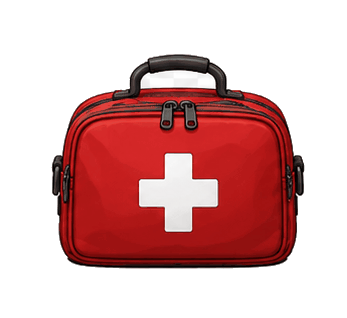
#> input picture assets/gifs/escape_from/medkit.gif, 347 x 318 px
$ python transparent_escape_pickups.py
#> lines starting #> are read from the running program, lines starting #| are printed output that depends on the picture; after the words box and inside, x2 and y2 are one past the last pixel; in counts of white or black regions, pixels touching at a corner belong together
#> in convert, image is the input picture: PIL image 347x318 P; mean R, G, B, A 63.8, 21, 20.8, 101.1
from collections import deque
from pathlib import Path

from PIL import Image, ImageSequence


ROOT = Path(__file__).resolve().parents[1]
ASSETS = ROOT / "assets" / "gifs" / "escape_from"
PICKUPS = [
    ASSETS / "medkit.gif",
    ASSETS / "quiet_mansion" / "light_source.gif",
    ASSETS / "dead_forest" / "light_source.gif",
]


def connected_background(frame):
    rgba = frame.convert("RGBA")
    pixels = rgba.load()
    candidates = set()
    for y in range(rgba.height):
        for x in range(rgba.width):
            red, green, blue, _ = pixels[x, y]
            if min(red, green, blue) >= 220 and max(red, green, blue) - min(red, green, blue) <= 18:
                candidates.add((x, y))
#> after the loop, candidates = 4438 items

    queue = deque(
        (x, y)
        for x, y in candidates
        if x in (0, rgba.width - 1) or y in (0, rgba.height - 1)
    )
    connected = set(queue)
#> connected = 0 items
    while queue:
        x, y = queue.popleft()
        for neighbor in ((x - 1, y), (x + 1, y), (x, y - 1), (x, y + 1)):
            if neighbor in candidates and neighbor not in connected:
                connected.add(neighbor)
                queue.append(neighbor)
#> this loop made 0 passes

    alpha = rgba.getchannel("A")
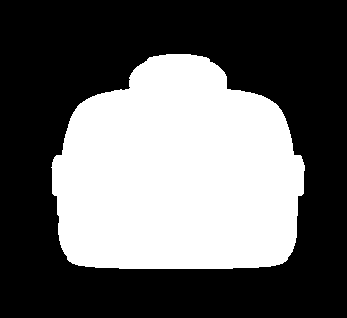
#> alpha: PIL image 347x318 L; 39.7% white; 1 white region, box (x1, y1, x2, y2) and area: (51, 54, 305, 269) 43764
    alpha_pixels = alpha.load()
    for x, y in connected:
        alpha_pixels[x, y] = 0
    rgba.putalpha(alpha)
    return rgba


def convert(path):
    with Image.open(path) as image:
        durations = []
        frames = []
        for frame in ImageSequence.Iterator(image):
            durations.append(frame.info.get("duration", image.info.get("duration", 100)))
            rgba = connected_background(frame)
            paletted = rgba.convert("RGB").quantize(colors=255, method=Image.Quantize.MEDIANCUT)
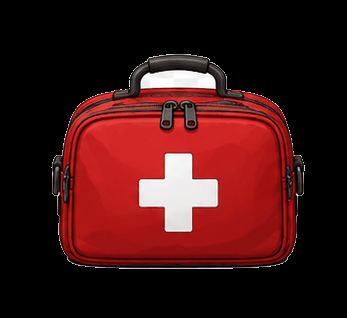
#> paletted: PIL image 347x318 P; mean R, G, B 63.8, 21, 20.8
            transparent = rgba.getchannel("A").point(lambda value: 255 if value < 128 else 0)
            paletted.paste(255, mask=transparent)
            paletted.info["transparency"] = 255
            frames.append(paletted)
        frames[0].save(
            path,
            save_all=True,
            append_images=frames[1:],
            duration=durations,
            loop=image.info.get("loop", 0),
            disposal=2,
            transparency=255,
            optimize=False,
        )
    print(path.relative_to(ROOT))


for pickup in PICKUPS:
    convert(pickup)
#> pass 2 of the loop `for pickup in PICKUPS:`:
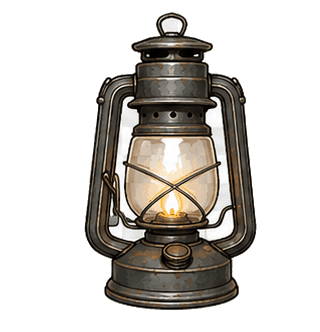
#> input picture assets/gifs/escape_from/dead_forest/light_source.gif, 320 x 332 px, found by its file name
#> in convert, image is the input picture: PIL image 320x332 P; mean R, G, B, A 41.2, 37.9, 33.5, 92
#> after the loop in connected_background (call 13), `for y in range(rgba.height):`: candidates = 4168 items
#> in connected_background (call 13), `alpha = rgba.getchannel("A")`:
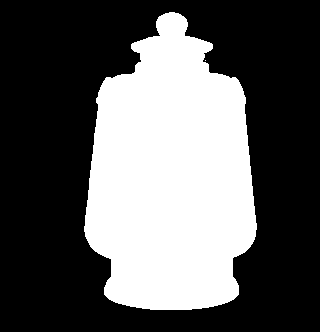
#> alpha: PIL image 320x332 L; 36.1% white; 2 white regions (1 under 20 px), largest, box (x1, y1, x2, y2) and area: (84, 12, 257, 310) 38323
#> in convert (call 2), `paletted = rgba.convert("RGB").quantize(colors=255, method=Image.Quant..`:
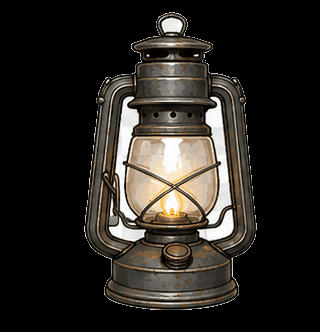
#> paletted: PIL image 320x332 P; mean R, G, B 41.2, 37.9, 33.5
#> (the run stopped early here; a loop or call above may not have finished)
